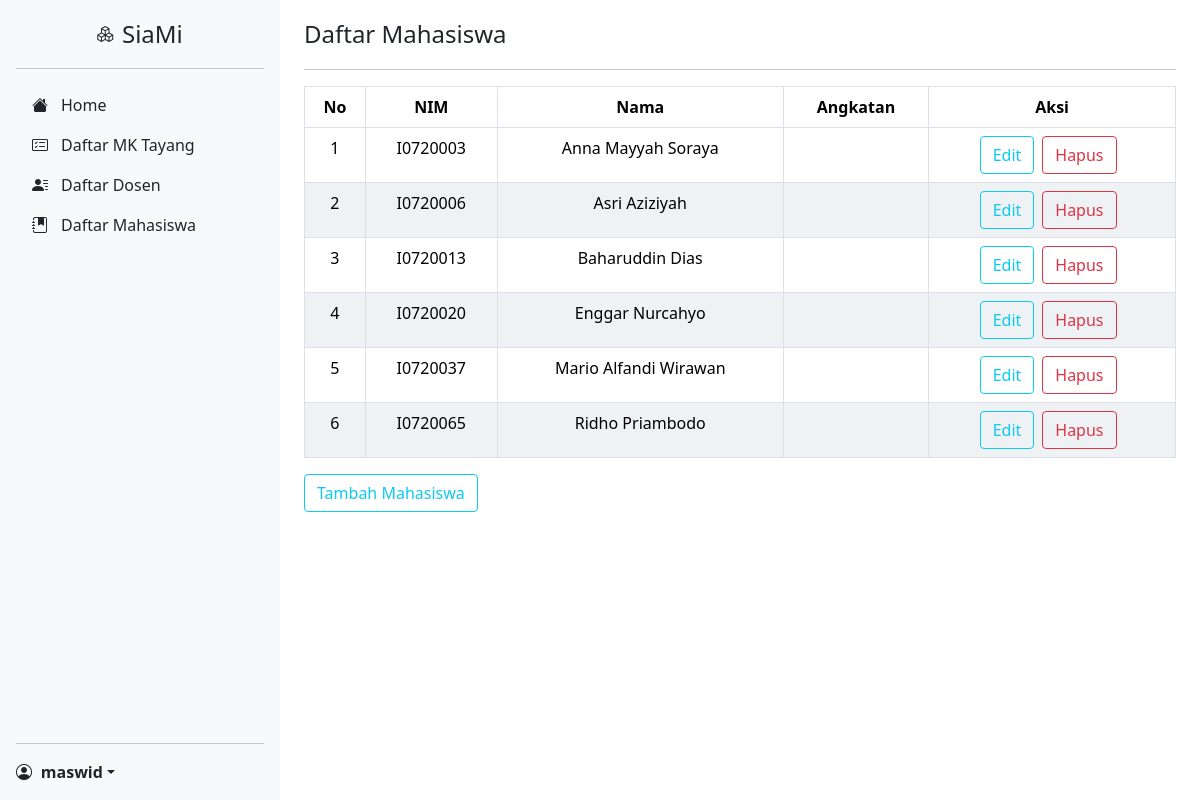
/view/admin/adm_daftarmhs.php (signed in), run on the app's committed database.
### tables this page shows
CREATE TABLE `mahasiswa` (
  `id` int(11) NOT NULL,
  `nim` varchar(255) NOT NULL,
  `nama` varchar(255) NOT NULL,
  `semester` int(3) NOT NULL,
  `role_id` int(11) NOT NULL
);

### view/admin/adm_daftarmhs.php (the view, shortened to what this page needs)
<?php
require "../../database/connect.php";
$daftarmhs = mysqli_query($conn, "SELECT * FROM mahasiswa ORDER BY nama");
include 'layouts/header.php';
?>
          <div class="container-sm">
               <header>
                    <h3>Daftar Mahasiswa</h3>
               </header>
               <hr>
               <table class="table table-bordered text-center" width="100%" cellspacing="0">
                    <thead>
                         <tr>
                              <th scope="col">No</th>
                              <th scope="col">NIM</th>
                              <th scope="col">Nama</th>
                              <th scope="col">Angkatan</th>
                              <th scope="col">Aksi</th>
                         </tr>
                    </thead>
                    <tbody>
                         <?php
                         $i = 1;
                         while ($mhs = mysqli_fetch_array($daftarmhs)) {
                         ?>
                              <tr>
                                   <td><?= $i++ ?></td>
                                   <td><?= $mhs["nim"] ?></td>
                                   <td><?= $mhs["nama"] ?></td>
                                   <td><?= $mhs["angkatan"] ?></td>
                                   <td>
                                        <div class="d-flex justify-content-center">
                                             <a class="btn btn-outline-info" href="adm_ubahmhs.php?nim=<?= $mhs["nim"]; ?>">Edit</a>
                                             <form action="function.php" method="post" style="margin :0px;width:auto;">
                                                  <button type="submit" name="hapus" class="btn btn-outline-danger mx-2" onclick="return confirm ('yakin?')">
                                                        Hapus
                                                  </button>
                                             </form>
                                        </div>
                                   </td>
                              </tr>
                         <?php
                         } ?>
                    </tbody>
               </table>
               <a class="btn btn-outline-info" href="adm_tambahmhs.php">Tambah Mahasiswa</a>
          </div>
<?php
include 'layouts/footer.php';
?>

### css/daftarmk.css (style rules this page uses)
body { min-height: 100vh; min-height: -webkit-fill-available; }
html { height: -webkit-fill-available; }
header { margin-top: 20px; margin-bottom: 20px; }
.h3, h3 { font-size: calc(1.275rem + 0.3vw) !important; }
table { border-collapse: collapse; width: 100%; border-radius: 15px; }
th { display: table-cell; vertical-align: inherit; font-weight: bold; border-bottom-color: #000; }
table, td { padding: 8px 8px 8px 20px; }
tr:nth-child(even) { background-color: #eff2f5; }
.table-bordered th, .table-bordered td { border: 1px solid #dddfeb !important; }
hr:not([size]) { height: 1px; }
hr { margin: 1rem 0; color: inherit; background-color: currentColor; border: 0; opacity: 0.25; }

### view/admin/layouts/header.php (style rules this page uses)
form { width: 50ch; margin-left: auto; margin-right: auto; margin-top: 10vh; }

### data on the page
mahasiswa: nim "I0720003", nama "Anna Mayyah Soraya"
mahasiswa: nim "I0720006", nama "Asri Aziziyah"
mahasiswa: nim "I0720013", nama "Baharuddin Dias"
mahasiswa: nim "I0720020", nama "Enggar Nurcahyo"
mahasiswa: nim "I0720037", nama "Mario Alfandi Wirawan"
mahasiswa: nim "I0720065", nama "Ridho Priambodo"

### other printed values
$_SESSION["nama"] "maswid"
